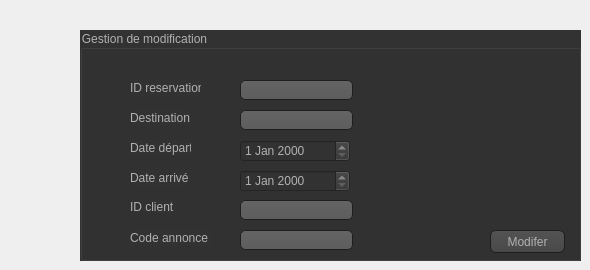
      <widget class="QWidget" name="modifrese">
       <attribute name="title">
        <string>Modifier réservation</string>
       </attribute>
       <widget class="QGroupBox" name="groupBox_4">
        <property name="geometry">
         <rect>
          <x>80</x>
          <y>30</y>
          <width>501</width>
          <height>231</height>
         </rect>
        </property>
        <property name="styleSheet">
         <string notr="true">QToolTip
{
     border: 1px solid black;
     background-color: #ffa02f;
     padding: 1px;
     border-radius: 3px;
     opacity: 100;
}

QWidget
{
    color: #b1b1b1;
    background-color: #323232;
}

QWidget:item:hover
{
    background-color: QLinearGradient( x1: 0, y1: 0, x2: 0, y2: 1, stop: 0 #ffa02f, stop: 1 #ca0619);
    color: #000000;
}

QWidget:item:selected
{
    background-color: QLinearGradient( x1: 0, y1: 0, x2: 0, y2: 1, stop: 0 #ffa02f, stop: 1 #d7801a);
}

QMenuBar::item
{
    background: transparent;
}

QMenuBar::item:selected
{
    background: transparent;
    border: 1px solid #ffaa00;
}

QMenuBar::item:pressed
{
    background: #444;
    border: 1px solid #000;
    background-color: QLinearGradient(
        x1:0, y1:0,
        x2:0, y2:1,
        stop:1 #212121,
        stop:0.4 #343434/*,
        stop:0.2 #343434,
        stop:0.1 #ffaa00*/
    );
    margin-bottom:-1px;
    padding-bottom:1px;
}

QMenu
{
    border: 1px solid #000;
}

QMenu::item
{
    padding: 2px 20px 2px 20px;
}

QMenu::item:selected
{
    color: #000000;
}

QWidget:disabled
{
    color: #404040;
    background-color: #323232;
}

QAbstractItemView
{
    background-color: QLinearGradient( x1: 0, y1: 0, x2: 0, y2: 1, stop: 0 #4d4d4d, stop: 0.1 #646464, stop: 1 #5d5d5d);
}

QWidget:focus
{
    /*border: 2px solid QLinearGradient( x1: 0, y1: 0, x2: 0, y2: 1, stop: 0 #ffa02f, stop: 1 #d7801a);*/
}

QLineEdit
{
    background-color: QLinearGradient( x1: 0, y1: 0, x2: 0, y2: 1, stop: 0 #4d4d4d, stop: 0 #646464, stop: 1 #5d5d5d);
    padding: 1px;
    border-style: solid;
    border: 1px solid #1e1e1e;
    border-radius: 5;
}

QPushButton
{
    color: #b1b1b1;
    background-color: QLinearGradient( x1: 0, y1: 0, x2: 0, y2: 1, stop: 0 #565656, stop: 0.1 #525252, stop: 0.5 #4e4e4e, stop: 0.9 #4a4a4a, stop: 1 #464646);
    border-width: 1px;
    border-color: #1e1e1e;
    border-style: solid;
    border-radius: 6;
    padding: 3px;
    font-size: 12px;
    padding-left: 5px;
    padding-right: 5px;
}

QPushButton:pressed
{
    background-color: QLinearGradient( x1: 0, y1: 0, x2: 0, y2: 1, stop: 0 #2d2d2d, stop: 0.1 #2b2b2b, stop: 0.5 #292929, stop: 0.9 #282828, stop: 1 #252525);
}

QComboBox
{
    selection-background-color: #ffaa00;
    background-color: QLinearGradient( x1: 0, y1: 0, x2: 0, y2: 1, stop: 0 #565656, stop: 0.1 #525252, stop: 0.5 #4e4e4e, stop: 0.9 #4a4a4a, stop: 1 #464646);
    border-style: solid;
    border: 1px solid #1e1e1e;
    border-radius: 5;
}

QComboBox:hover,QPushButton:hover
{
    border: 2px solid QLinearGradient( x1: 0, y1: 0, x2: 0, y2: 1, stop: 0 #ffa02f, stop: 1 #d7801a);
}


QComboBox:on
{
    padding-top: 3px;
    padding-left: 4px;
    background-color: QLinearGradient( x1: 0, y1: 0, x2: 0, y2: 1, stop: 0 #2d2d2d, stop: 0.1 #2b2b2b, stop: 0.5 #292929, stop: 0.9 #282828, stop: 1 #252525);
    selection-background-color: #ffaa00;
}

QComboBox QAbstractItemView
{
    border: 2px solid darkgray;
    selection-background-color: QLinearGradient( x1: 0, y1: 0, x2: 0, y2: 1, stop: 0 #ffa02f, stop: 1 #d7801a);
}

QComboBox::drop-down
{
     subcontrol-origin: padding;
     subcontrol-position: top right;
     width: 15px;

     border-left-width: 0px;
     border-left-color: darkgray;
     border-left-style: solid; /* just a single line */
     border-top-right-radius: 3px; /* same radius as the QComboBox */
     border-bottom-right-radius: 3px;
 }

QComboBox::down-arrow
{
     image: url(:/down_arrow.png);
}

QGroupBox:focus
{
border: 2px solid QLinearGradient( x1: 0, y1: 0, x2: 0, y2: 1, stop: 0 #ffa02f, stop: 1 #d7801a);
}

QTextEdit:focus
{
    border: 2px solid QLinearGradient( x1: 0, y1: 0, x2: 0, y2: 1, stop: 0 #ffa02f, stop: 1 #d7801a);
}

QScrollBar:horizontal {
     border: 1px solid #222222;
     background: QLinearGradient( x1: 0, y1: 0, x2: 0, y2: 1, stop: 0.0 #121212, stop: 0.2 #282828, stop: 1 #484848);
     height: 7px;
     margin: 0px 16px 0 16px;
}

QScrollBar::handle:horizontal
{
      background: QLinearGradient( x1: 0, y1: 0, x2: 1, y2: 0, stop: 0 #ffa02f, stop: 0.5 #d7801a, stop: 1 #ffa02f);
      min-height: 20px;
      border-radius: 2px;
}

QScrollBar::add-line:horizontal {
      border: 1px solid #1b1b19;
      border-radius: 2px;
      background: QLinearGradient( x1: 0, y1: 0, x2: 1, y2: 0, stop: 0 #ffa02f, stop: 1 #d7801a);
      width: 14px;
      subcontrol-position: right;
      subcontrol-origin: margin;
}

QScrollBar::sub-line:horizontal {
      border: 1px solid #1b1b19;
      border-radius: 2px;
      background: QLinearGradient( x1: 0, y1: 0, x2: 1, y2: 0, stop: 0 #ffa02f, stop: 1 #d7801a);
      width: 14px;
     subcontrol-position: left;
     subcontrol-origin: margin;
}

QScrollBar::right-arrow:horizontal, QScrollBar::left-arrow:horizontal
{
      border: 1px solid black;
      width: 1px;
      height: 1px;
      background: white;
}

QScrollBar::add-page:horizontal, QScrollBar::sub-page:horizontal
{
      background: none;
}

QScrollBar:vertical
{
      background: QLinearGradient( x1: 0, y1: 0, x2: 1, y2: 0, stop: 0.0 #121212, stop: 0.2 #282828, stop: 1 #484848);
      width: 7px;
      margin: 16px 0 16px 0;
      border: 1px solid #222222;
}

QScrollBar::handle:vertical
{
      background: QLinearGradient( x1: 0, y1: 0, x2: 0, y2: 1, stop: 0 #ffa02f, stop: 0.5 #d7801a, stop: 1 #ffa02f);
      min-height: 20px;
      border-radius: 2px;
}

QScrollBar::add-line:vertical
{
      border: 1px solid #1b1b19;
      border-radius: 2px;
      background: QLinearGradient( x1: 0, y1: 0, x2: 0, y2: 1, stop: 0 #ffa02f, stop: 1 #d7801a);
      height: 14px;
      subcontrol-position: bottom;
      subcontrol-origin: margin;
}

QScrollBar::sub-line:vertical
{
      border: 1px solid #1b1b19;
      border-radius: 2px;
      background: QLinearGradient( x1: 0, y1: 0, x2: 0, y2: 1, stop: 0 #d7801a, stop: 1 #ffa02f);
      height: 14px;
      subcontrol-position: top;
      subcontrol-origin: margin;
}

QScrollBar::up-arrow:vertical, QScrollBar::down-arrow:vertical
{
      border: 1px solid black;
      width: 1px;
      height: 1px;
      background: white;
}


QScrollBar::add-page:vertical, QScrollBar::sub-page:vertical
{
      background: none;
}

QTextEdit
{
    background-color: #242424;
}

QPlainTextEdit
{
    background-color: #242424;
}

QHeaderView::section
{
    background-color: QLinearGradient(x1:0, y1:0, x2:0, y2:1, stop:0 #616161, stop: 0.5 #505050, stop: 0.6 #434343, stop:1 #656565);
    color: white;
    padding-left: 4px;
    border: 1px solid #6c6c6c;
}

QCheckBox:disabled
{
color: #414141;
}

QDockWidget::title
{
    text-align: center;
    spacing: 3px; /* spacing between items in the tool bar */
    background-color: QLinearGradient(x1:0, y1:0, x2:0, y2:1, stop:0 #323232, stop: 0.5 #242424, stop:1 #323232);
}

QDockWidget::close-button, QDockWidget::float-button
{
    text-align: center;
    spacing: 1px; /* spacing between items in the tool bar */
    background-color: QLinearGradient(x1:0, y1:0, x2:0, y2:1, stop:0 #323232, stop: 0.5 #242424, stop:1 #323232);
}

QDockWidget::close-button:hover, QDockWidget::float-button:hover
{
    background: #242424;
}

QDockWidget::close-button:pressed, QDockWidget::float-button:pressed
{
    padding: 1px -1px -1px 1px;
}

QMainWindow::separator
{
    background-color: QLinearGradient(x1:0, y1:0, x2:0, y2:1, stop:0 #161616, stop: 0.5 #151515, stop: 0.6 #212121, stop:1 #343434);
    color: white;
    padding-left: 4px;
    border: 1px solid #4c4c4c;
    spacing: 3px; /* spacing between items in the tool bar */
}

QMainWindow::separator:hover
{

    background-color: QLinearGradient(x1:0, y1:0, x2:0, y2:1, stop:0 #d7801a, stop:0.5 #b56c17 stop:1 #ffa02f);
    color: white;
    padding-left: 4px;
    border: 1px solid #6c6c6c;
    spacing: 3px; /* spacing between items in the tool bar */
}

QToolBar::handle
{
     spacing: 3px; /* spacing between items in the tool bar */
     background: url(:/images/handle.png);
}

QMenu::separator
{
    height: 2px;
    background-color: QLinearGradient(x1:0, y1:0, x2:0, y2:1, stop:0 #161616, stop: 0.5 #151515, stop: 0.6 #212121, stop:1 #343434);
    color: white;
    padding-left: 4px;
    margin-left: 10px;
    margin-right: 5px;
}

QProgressBar
{
    border: 2px solid grey;
    border-radius: 5px;
    text-align: center;
}

QProgressBar::chunk
{
    background-color: #d7801a;
    width: 2.15px;
    margin: 0.5px;
}

QTabBar::tab {
    color: #b1b1b1;
    border: 1px solid #444;
    border-bottom-style: none;
    background-color: #323232;
    padding-left: 10px;
    padding-right: 10px;
    padding-top: 3px;
    padding-bottom: 2px;
    margin-right: -1px;
}

QTabWidget::pane {
    border: 1px solid #444;
    top: 1px;
}

QTabBar::tab:last
{
    margin-right: 0; /* the last selected tab has nothing to overlap with on the right */
    border-top-right-radius: 3px;
}

QTabBar::tab:first:!selected
{
 margin-left: 0px; /* the last selected tab has nothing to overlap with on the right */


    border-top-left-radius: 3px;
}

QTabBar::tab:!selected
{
    color: #b1b1b1;
    border-bottom-style: solid;
    margin-top: 3px;
    background-color: QLinearGradient(x1:0, y1:0, x2:0, y2:1, stop:1 #212121, stop:.4 #343434);
}

QTabBar::tab:selected
{
    border-top-left-radius: 3px;
    border-top-right-radius: 3px;
    margin-bottom: 0px;
}

QTabBar::tab:!selected:hover
{
    /*border-top: 2px solid #ffaa00;
    padding-bottom: 3px;*/
    border-top-left-radius: 3px;
    border-top-right-radius: 3px;
    background-color: QLinearGradient(x1:0, y1:0, x2:0, y2:1, stop:1 #212121, stop:0.4 #343434, stop:0.2 #343434, stop:0.1 #ffaa00);
}

QRadioButton::indicator:checked, QRadioButton::indicator:unchecked{
    color: #b1b1b1;
    background-color: #323232;
    border: 1px solid #b1b1b1;
    border-radius: 6px;
}

QRadioButton::indicator:checked
{
    background-color: qradialgradient(
        cx: 0.5, cy: 0.5,
        fx: 0.5, fy: 0.5,
        radius: 1.0,
        stop: 0.25 #ffaa00,
        stop: 0.3 #323232
    );
}

QCheckBox::indicator{
    color: #b1b1b1;
    background-color: #323232;
    border: 1px solid #b1b1b1;
    width: 9px;
    height: 9px;
}

QRadioButton::indicator
{
    border-radius: 6px;
}

QRadioButton::indicator:hover, QCheckBox::indicator:hover
{
    border: 1px solid #ffaa00;
}

QCheckBox::indicator:checked
{
    image:url(:/images/checkbox.png);
}

QCheckBox::indicator:disabled, QRadioButton::indicator:disabled
{
    border: 1px solid #444;
}</string>
        </property>
        <property name="title">
         <string>Gestion de modification</string>
        </property>
        <widget class="QLabel" name="label_16">
         <property name="geometry">
          <rect>
           <x>50</x>
           <y>50</y>
           <width>71</width>
           <height>16</height>
          </rect>
         </property>
         <property name="text">
          <string>ID reservation</string>
         </property>
        </widget>
        <widget class="QLabel" name="label_17">
         <property name="geometry">
          <rect>
           <x>50</x>
           <y>80</y>
           <width>61</width>
           <height>16</height>
          </rect>
         </property>
         <property name="text">
          <string>Destination</string>
         </property>
        </widget>
        <widget class="QLabel" name="label_18">
         <property name="geometry">
          <rect>
           <x>50</x>
           <y>170</y>
           <width>47</width>
           <height>13</height>
          </rect>
         </property>
         <property name="text">
          <string>ID client</string>
         </property>
        </widget>
        <widget class="QLabel" name="label_19">
         <property name="geometry">
          <rect>
           <x>50</x>
           <y>200</y>
           <width>81</width>
           <height>16</height>
          </rect>
         </property>
         <property name="text">
          <string>Code annonce</string>
         </property>
        </widget>
        <widget class="QLabel" name="label_20">
         <property name="geometry">
          <rect>
           <x>50</x>
           <y>110</y>
           <width>61</width>
           <height>16</height>
          </rect>
         </property>
         <property name="text">
          <string>Date départ</string>
         </property>
        </widget>
        <widget class="QLabel" name="label_21">
         <property name="geometry">
          <rect>
           <x>50</x>
           <y>140</y>
           <width>61</width>
           <height>16</height>
          </rect>
         </property>
         <property name="text">
          <string>Date arrivé</string>
         </property>
        </widget>
        <widget class="QLineEdit" name="idreservation2">
         <property name="geometry">
          <rect>
           <x>160</x>
           <y>50</y>
           <width>113</width>
           <height>20</height>
          </rect>
         </property>
        </widget>
        <widget class="QLineEdit" name="destination2">
         <property name="geometry">
          <rect>
           <x>160</x>
           <y>80</y>
           <width>113</width>
           <height>20</height>
          </rect>
         </property>
        </widget>
        <widget class="QLineEdit" name="idclient2">
         <property name="geometry">
          <rect>
           <x>160</x>
           <y>170</y>
           <width>113</width>
           <height>20</height>
          </rect>
         </property>
        </widget>
        <widget class="QLineEdit" name="codean2">
         <property name="geometry">
          <rect>
           <x>160</x>
           <y>200</y>
           <width>113</width>
           <height>20</height>
          </rect>
         </property>
        </widget>
        <widget class="QDateEdit" name="datede2">
         <property name="geometry">
          <rect>
           <x>160</x>
           <y>110</y>
           <width>110</width>
           <height>22</height>
          </rect>
         </property>
        </widget>
        <widget class="QDateEdit" name="dateEdit_2">
         <property name="geometry">
          <rect>
           <x>160</x>
           <y>140</y>
           <width>110</width>
           <height>22</height>
          </rect>
         </property>
        </widget>
        <widget class="QPushButton" name="pb_modifer_2">
         <property name="geometry">
          <rect>
           <x>410</x>
           <y>200</y>
           <width>75</width>
           <height>23</height>
          </rect>
         </property>
         <property name="text">
          <string>Modifer</string>
         </property>
        </widget>
       </widget>
      </widget>
